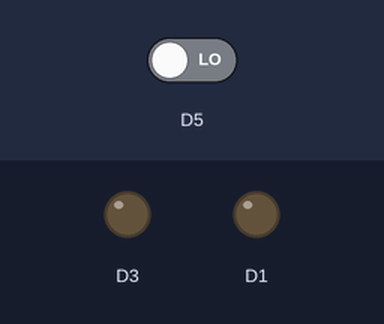
A sketch run on a simulated ESP8266 (NodeMCU). Shown: output pins drawn as LEDs (lit = HIGH). Dashed ring = blinking. The inputs (shaded band) are chosen by the test bench; at power-on: D5 LOW.

Above: at 11.6 s.
11.7 s: D5 driven HIGH
At 12.2 s:
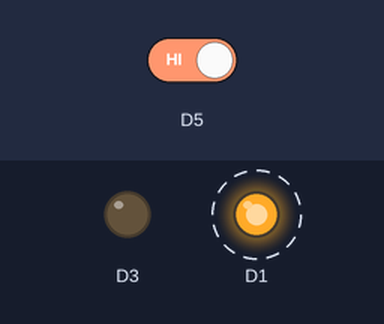
At 15.3 s:
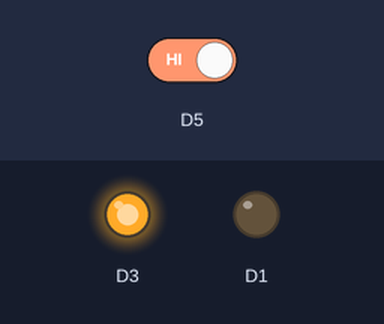
Timing chart, 0 to 16.8 s (numbered marks = the images above; inputs shaded):
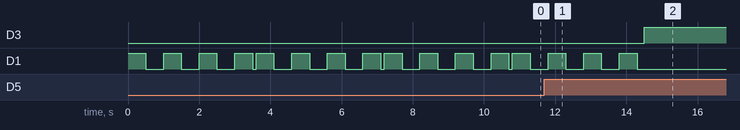

Measured:
- after the input at 11.7 s, D3: LOW → HIGH after 2.8 s; D1: goes on until 14.3 s, then stays LOW
- by itself, D1: repeats every 3.6 s: 3 × (LOW 0.50 s, HIGH 0.50 s), LOW 0.10 s, HIGH 0.50 s

The sketch:

lampu_tekan.ino
```cpp
void setup() {
  pinMode(D1,OUTPUT);
  pinMode(D3,OUTPUT);
  pinMode(D5,INPUT);
}

void loop() {
  digitalWrite(D1,HIGH);
  delay(500);
  digitalWrite(D1,LOW);
  delay(500);
  digitalWrite(D1,HIGH);
  delay(500);
  digitalWrite(D1,LOW);
  delay(500);
  digitalWrite(D1,HIGH);
  delay(500);
  digitalWrite(D1,LOW);
  delay(500);
  digitalWrite(D1,HIGH);
  delay(500);
  digitalWrite(D1,LOW);
  delay(100);

int tombol=digitalRead(D5);
  if(tombol==1){
    digitalWrite(D1,LOW);
    delay(100);
    digitalWrite(D3,HIGH);
    delay(10000);
    digitalWrite(D3,LOW);
    delay(500);
  }

}
```
